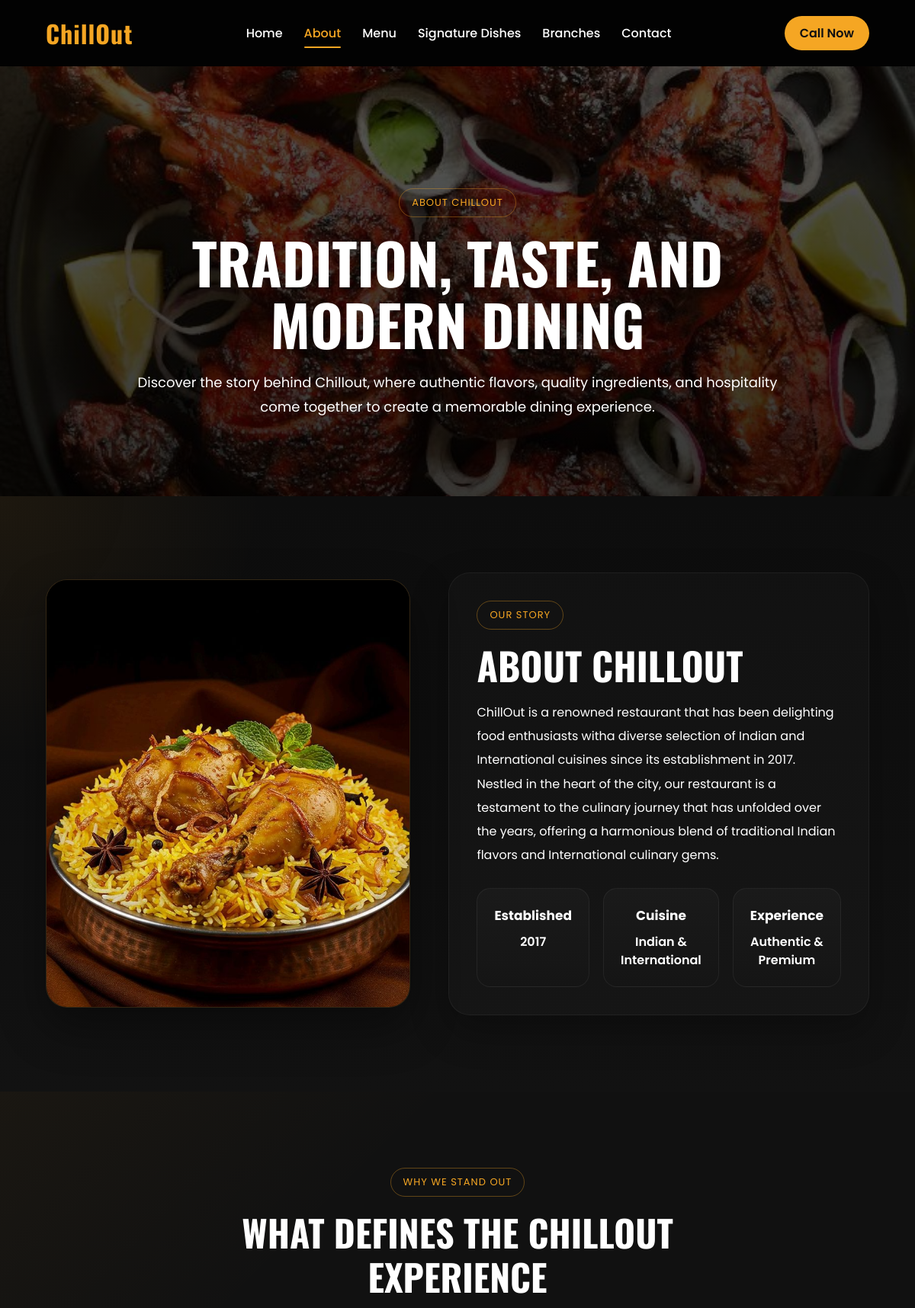
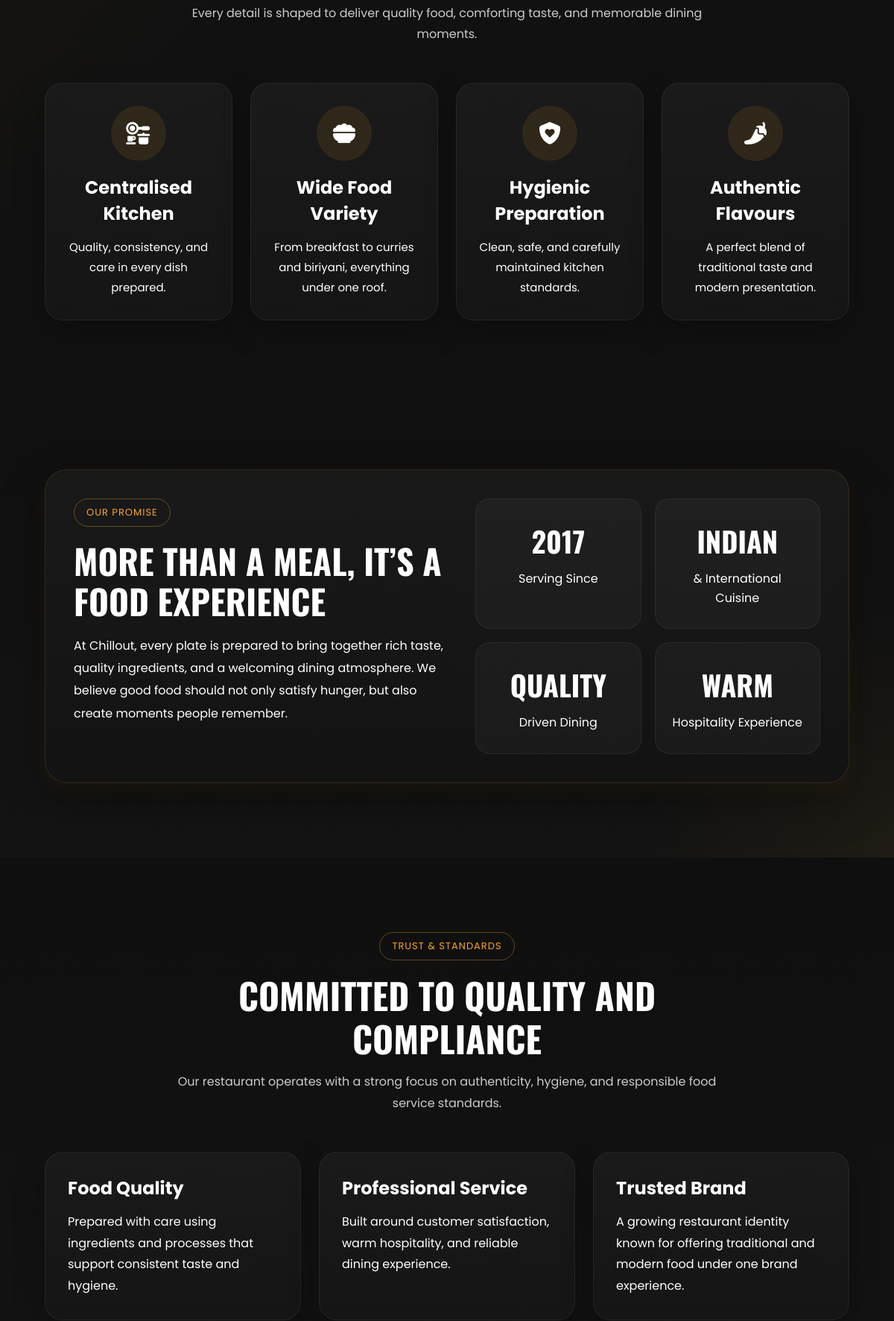
The page /about/ (upper part) on the database its author committed (2 pictures, top to bottom).
### restaurant/models.py (models this page shows, shortened)
class SiteSettings(models.Model):
    restaurant_name = models.CharField(max_length=200, default="Chillout")
    tagline = models.CharField(max_length=300, blank=True, null=True)
    phone = models.CharField(max_length=20, blank=True, null=True)
    email = models.EmailField(blank=True, null=True)
    address = models.TextField(blank=True, null=True)
    opening_hours = models.CharField(max_length=100, blank=True, null=True)
    hero_title = models.CharField(max_length=300, blank=True, null=True)
    hero_subtitle = models.TextField(blank=True, null=True)
    hero_image = models.ImageField(upload_to='site/', blank=True, null=True)
    about_short = models.TextField(blank=True, null=True)
    class Meta:
        verbose_name = "Site Settings"
        verbose_name_plural = "Site Settings"

class About(models.Model):
    title = models.CharField(max_length=200)
    subtitle = models.CharField(max_length=300, blank=True, null=True)
    description = models.TextField()
    image = models.ImageField(upload_to='about/', blank=True, null=True)
    established_year = models.PositiveIntegerField(blank=True, null=True)

### restaurant/views.py (the view)
# urls.py: path('about/', views.about, name='about'),
def about(request):
    site_settings = SiteSettings.objects.first()
    about_obj = About.objects.first()
    features = Feature.objects.filter(is_active=True)
    context = {
        'site_settings': site_settings,
        'about_obj': about_obj,
        'features': features,
    }
    return render(request, 'restaurant/about.html', context)

### restaurant/templates/restaurant/about.html (shortened to what this page needs)
{% extends 'restaurant/base.html' %}
{% load static %}
{% block content %}
<section class="inner-hero about-hero">
    <div class="container">
        <div class="inner-hero-content" data-aos="fade-up">
            <span class="section-badge">About Chillout</span>
            <h1>Tradition, Taste, and Modern Dining</h1>
            <p>
                Discover the story behind Chillout, where authentic flavors, quality ingredients, and hospitality come together to create a memorable dining experience.
            </p>
        </div>
    </div>
</section>
<section class="about-story section-space">
    <div class="container">
        <div class="about-story-grid">
            <div class="about-story-image" data-aos="fade-right">
                {% if about_obj and about_obj.image %}
                    <img src="{{ about_obj.image.url }}" alt="{{ about_obj.title }}">
                {% else %}
                    <img src="{% static 'restaurant/images/about-placeholder.jpg' %}" alt="About Chillout">
                {% endif %}
            </div>
            <div class="about-story-content" data-aos="fade-left">
                <span class="section-badge">Our Story</span>
                <h2>
                    {% if about_obj and about_obj.title %}
                        {{ about_obj.title }}
                    {% else %}
                        A Restaurant Built on Flavor and Hospitality
                    {% endif %}
                </h2>
                <p>
                    {% if about_obj and about_obj.description %}
                        {{ about_obj.description }}
                    {% else %}
                        Chillout is a renowned restaurant serving food lovers with a rich selection of Indian and international cuisines. Built on quality, consistency, and hospitality, the restaurant offers a premium dining experience that blends traditional taste with modern food culture.
                    {% endif %}
                </p>
                <div class="about-mini-info">
                    <div class="about-mini-box">
                        <h4>Established</h4>
                        <p>
                            {% if about_obj and about_obj.established_year %}
                                {{ about_obj.established_year }}
                            {% else %}
                                2017
                            {% endif %}
                        </p>
                    </div>
                    <div class="about-mini-box">
                        <h4>Cuisine</h4>
                        <p>Indian & International</p>
                    </div>
                    <div class="about-mini-box">
                        <h4>Experience</h4>
                        <p>Authentic & Premium</p>
                    </div>
                </div>
            </div>
        </div>
    </div>
</section>
<section class="about-values section-space dark-section">
    <div class="container">
        <div class="section-header center" data-aos="fade-up">
            <span class="section-badge">Why We Stand Out</span>
            <h2>What Defines the Chillout Experience</h2>
            <p>Every detail is shaped to deliver quality food, comforting taste, and memorable dining moments.</p>
        </div>
        <div class="about-values-grid">
            {% for feature in features %}
                <div class="about-value-card" data-aos="zoom-in" data-aos-delay="{{ forloop.counter0 }}0">
                    <div class="about-value-icon">
                        {% if feature.icon %}
                            <i class="{{ feature.icon }}"></i>
                        {% else %}
                            <i class="fa-solid fa-utensils"></i>
                        {% endif %}
                    </div>
                    <h3>{{ feature.title }}</h3>
                    <p>{{ feature.description }}</p>
                </div>
            {% empty %}
                <div class="about-value-card" data-aos="zoom-in">
                    <div class="about-value-icon"><i class="fa-solid fa-kitchen-set"></i></div>
                    <h3>Centralised Kitchen</h3>
                    <p>Quality, consistency, and care in every dish prepared.</p>
                </div>
                <div class="about-value-card" data-aos="zoom-in" data-aos-delay="100">
                    <div class="about-value-icon"><i class="fa-solid fa-bowl-food"></i></div>
                    <h3>Wide Food Variety</h3>
                    <p>From breakfast to curries and biriyani, everything under one roof.</p>
                </div>
                <div class="about-value-card" data-aos="zoom-in" data-aos-delay="200">
                    <div class="about-value-icon"><i class="fa-solid fa-shield-heart"></i></div>
                    <h3>Hygienic Preparation</h3>
                    <p>Clean, safe, and carefully maintained kitchen standards.</p>
                </div>
                <div class="about-value-card" data-aos="zoom-in" data-aos-delay="300">
                    <div class="about-value-icon"><i class="fa-solid fa-pepper-hot"></i></div>
                    <h3>Authentic Flavours</h3>
                    <p>A perfect blend of traditional taste and modern presentation.</p>
                </div>
            {% endfor %}
        </div>
    </div>
</section>
<section class="about-highlight section-space">
    <div class="container">
        <div class="about-highlight-box" data-aos="fade-up">
            <div class="about-highlight-left">
                <span class="section-badge">Our Promise</span>
                <h2>More Than a Meal, It’s a Food Experience</h2>
                <p>
                    At Chillout, every plate is prepared to bring together rich taste, quality ingredients, and a welcoming dining atmosphere. We believe good food should not only satisfy hunger, but also create moments people remember.
                </p>
            </div>
            <div class="about-highlight-right">
                <div class="about-stat-card">
                    <h3>
                        {% if about_obj and about_obj.established_year %}
                            {{ about_obj.established_year }}
                        {% else %}
                            2017
                        {% endif %}
                    </h3>
                    <p>Serving Since</p>
                </div>
                <div class="about-stat-card">
                    <h3>Indian</h3>
                    <p>& International Cuisine</p>
                </div>
                <div class="about-stat-card">
                    <h3>Quality</h3>
                    <p>Driven Dining</p>
                </div>
                <div class="about-stat-card">
                    <h3>Warm</h3>
                    <p>Hospitality Experience</p>
                </div>
            </div>
        </div>
    </div>
</section>
<section class="about-legal section-space dark-section">
    <div class="container">
        <div class="section-header center" data-aos="fade-up">
            <span class="section-badge">Trust & Standards</span>
            <h2>Committed to Quality and Compliance</h2>
            <p>Our restaurant operates with a strong focus on authenticity, hygiene, and responsible food service standards.</p>
        </div>
        <div class="about-legal-grid">
            <div class="about-legal-card" data-aos="fade-up">
                <h3>Food Quality</h3>
                <p>Prepared with care using ingredients and processes that support consistent taste and hygiene.</p>
            </div>
            <div class="about-legal-card" data-aos="fade-up" data-aos-delay="100">
                <h3>Professional Service</h3>
                <p>Built around customer satisfaction, warm hospitality, and reliable dining experience.</p>
            </div>
            <div class="about-legal-card" data-aos="fade-up" data-aos-delay="200">
                <h3>Trusted Brand</h3>
                <p>A growing restaurant identity known for offering traditional and modern food under one brand experience.</p>
            </div>
        </div>
    </div>
</section>
{% endblock %}

### restaurant/templates/restaurant/base.html (shortened to what this page needs)
{% load static %}
<!DOCTYPE html>
<html lang="en">
<head>
    <link rel="stylesheet" href="{% static 'restaurant/css/style.css' %}">
    <link rel="stylesheet" href="{% static 'restaurant/css/responsive.css' %}">
    <link rel="stylesheet" href="https://cdnjs.cloudflare.com/ajax/libs/font-awesome/6.5.0/css/all.min.css">
    <link rel="stylesheet" href="https://unpkg.com/aos@2.3.1/dist/aos.css">
</head>
<body>
    <header>
    <nav class="navbar">
        <div class="logo">
            <a href="{% url 'home' %}">
                {% if site_settings and site_settings.restaurant_name %}
                    {{ site_settings.restaurant_name }}
                {% else %}
                    Chillout
                {% endif %}
            </a>
        </div>
        <ul class="nav-links" id="navLinks">
            <li><a href="{% url 'home' %}" class="{% if request.resolver_match.url_name == 'home' %}active{% endif %}">Home</a></li>
            <li><a href="{% url 'about' %}" class="{% if request.resolver_match.url_name == 'about' %}active{% endif %}">About</a></li>
            <li><a href="{% url 'menu' %}" class="{% if request.resolver_match.url_name == 'menu' %}active{% endif %}">Menu</a></li>
            <li><a href="{% url 'signature_dishes' %}" class="{% if request.resolver_match.url_name == 'signature_dishes' %}active{% endif %}">Signature Dishes</a></li>
            <li><a href="{% url 'branches' %}" class="{% if request.resolver_match.url_name == 'branches' %}active{% endif %}">Branches</a></li>
            <li><a href="{% url 'contact' %}" class="{% if request.resolver_match.url_name == 'contact' %}active{% endif %}">Contact</a></li>
        </ul>
        <div class="nav-actions">
            <a href="tel:{% if site_settings and site_settings.phone %}{{ site_settings.phone }}{% else %}+916238296908{% endif %}" class="call-btn">
                Call Now
            </a>
        </div>
    </nav>
</header>
    {% block content %}{% endblock %}
</body>
</html>

### rows shown on the page
SiteSettings: restaurant_name "ChillOut"
About: title "ABOUT CHILLOUT", description "ChillOut is a renowned restaurant that has been delighting food enthusiasts witha diverse selection of Indian and International cuisines since its establishment in 2017. Nestled in the heart of the city, our restaurant is a testament to the culinary journey that has unfolded over the years, offering a harmonious blend of traditional Indian flavors and International culinary gems.", established_year "2017"
